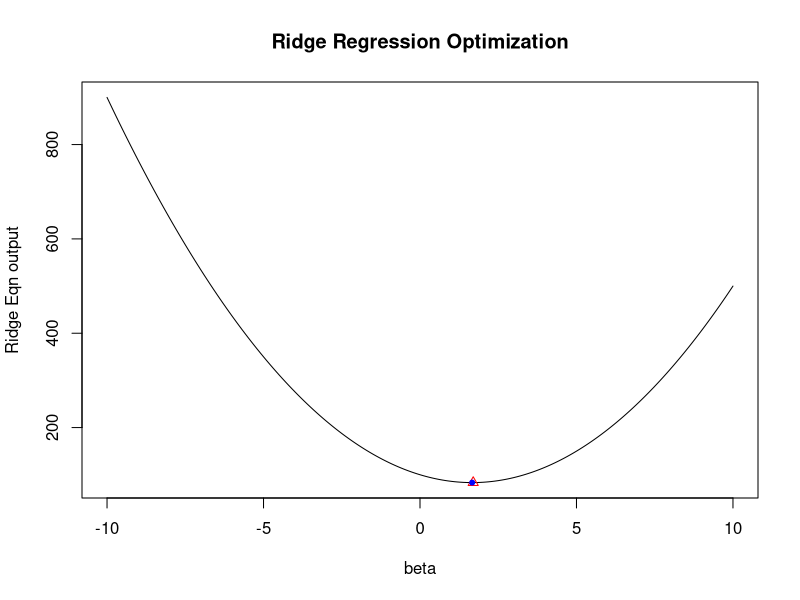
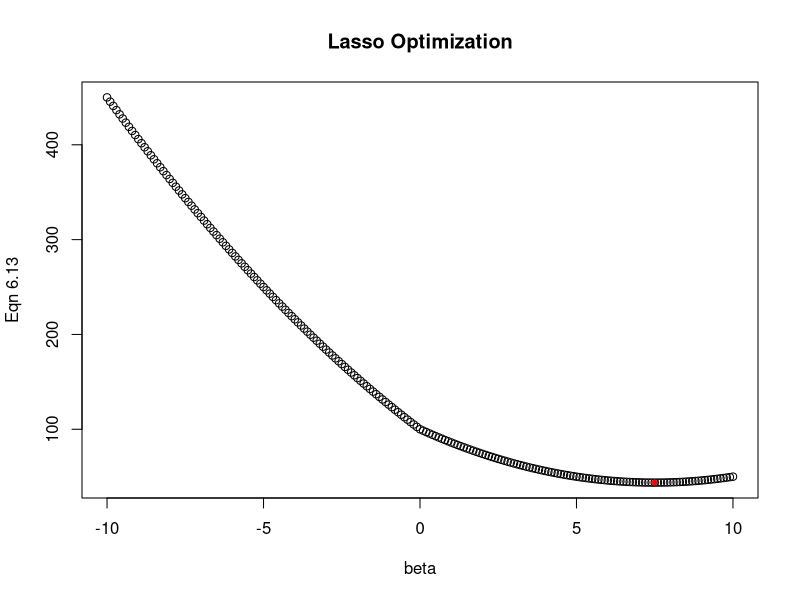

Here is the R script that generated these plots, in order:
## ---- chunk 1
knitr::opts_chunk$set(echo = TRUE)
## ---- chunk 2
y = 10
beta = seq(-10, 10, 0.1)
lambda = 5

eqn1 = (y - beta)^2 + lambda*(beta)^2
which.min(eqn1)

estimated_beta = y/(1 + lambda)
estimated_value = (y - estimated_beta)^2 + lambda*(estimated_beta)^2

plot(beta, eqn1, main="Ridge Regression Optimization", xlab="beta", ylab="Ridge Eqn output",type="l")
points(beta[118],eqn1[118],col="red", pch=24,type = "p")
points(estimated_beta, estimated_value,col="blue",pch=20,type ="p")
## ---- chunk 3
y = 10
beta = seq(-10, 10, 0.1)
lambda = 5

eqn2 = (y - beta)^2 + lambda*(abs(beta))

estimated_beta2 = y - lambda/2
estimated_value = (y - estimated_beta2)^2 + lambda*(estimated_beta2)

plot(beta, eqn2, main = "Lasso Optimization", xlab = "beta", ylab = "Eqn 6.13")
points(estimated_beta2, estimated_value,col="red",pch=20,type ="p")
